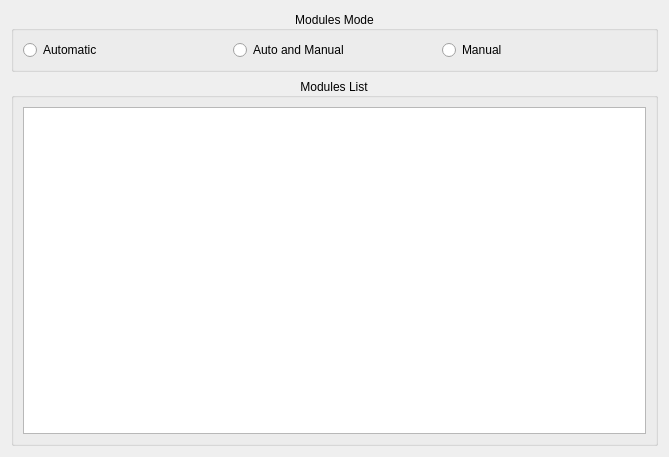
<?xml version="1.0" encoding="UTF-8"?>
<ui version="4.0">
 <class>CoreSettingsWidget</class>
 <widget class="QWidget" name="CoreSettingsWidget">
  <property name="geometry">
   <rect>
    <x>0</x>
    <y>0</y>
    <width>669</width>
    <height>457</height>
   </rect>
  </property>
  <property name="windowTitle">
   <string>Form</string>
  </property>
  <layout class="QVBoxLayout" name="verticalLayout_3">
   <item>
    <layout class="QVBoxLayout" name="verticalLayout_2">
     <item>
      <widget class="QGroupBox" name="groupBox">
       <property name="title">
        <string>Modules Mode</string>
       </property>
       <property name="alignment">
        <set>Qt::AlignCenter</set>
       </property>
       <layout class="QHBoxLayout" name="horizontalLayout">
        <item>
         <widget class="QRadioButton" name="automatic">
          <property name="text">
           <string>Automatic</string>
          </property>
         </widget>
        </item>
        <item>
         <widget class="QRadioButton" name="auto_and_manual">
          <property name="text">
           <string>Auto and Manual</string>
          </property>
         </widget>
        </item>
        <item>
         <widget class="QRadioButton" name="manual">
          <property name="text">
           <string>Manual</string>
          </property>
         </widget>
        </item>
       </layout>
      </widget>
     </item>
     <item>
      <widget class="QGroupBox" name="groupBox_2">
       <property name="title">
        <string>Modules List</string>
       </property>
       <property name="alignment">
        <set>Qt::AlignCenter</set>
       </property>
       <layout class="QVBoxLayout" name="verticalLayout">
        <item>
         <widget class="QListWidget" name="modules_list"/>
        </item>
       </layout>
      </widget>
     </item>
    </layout>
   </item>
  </layout>
 </widget>
 <resources/>
 <connections/>
</ui>
